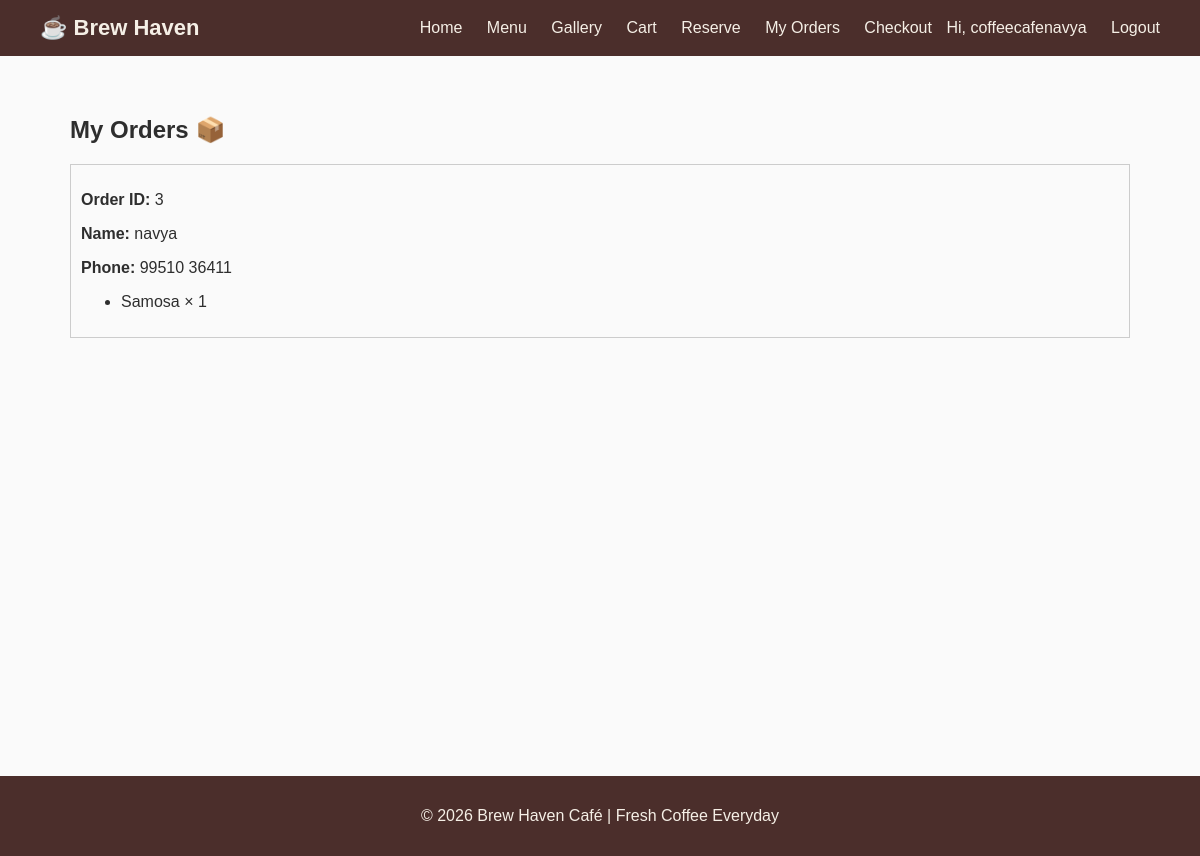
Page /orders/ (signed in) on the committed database.
### main/models.py (models this page shows, shortened)
class Order(models.Model):
    user = models.ForeignKey('auth.User', on_delete=models.CASCADE, null=True, blank=True)
    name = models.CharField(max_length=100)
    phone = models.CharField(max_length=15)
    address = models.TextField(blank=True)
    created_at = models.DateTimeField(auto_now_add=True)
    is_completed = models.BooleanField(default=False)

class OrderItem(models.Model):
    order = models.ForeignKey(Order, on_delete=models.CASCADE)
    item = models.ForeignKey(MenuItem, on_delete=models.CASCADE)
    quantity = models.IntegerField(default=1)

class MenuItem(models.Model):
    CATEGORY_CHOICES = (
        ('hot', 'Hot Coffee'),
        ('cold', 'Cold Coffee'),
        ('snacks', 'Snacks'),
        ('dessert', 'Desserts'),
    )
    name = models.CharField(max_length=100)
    description = models.TextField()
    price = models.IntegerField()
    category = models.CharField(max_length=20, choices=CATEGORY_CHOICES)
    image = models.ImageField(upload_to='menu_images/')

### main/views.py (the view)
# urls.py: path('orders/', views.order_history, name='order_history'),
@login_required(login_url='/login/')
def order_history(request):
    orders = Order.objects.filter(
        user=request.user,
        is_completed=True
    ).order_by('-id')
    return render(request, 'order_history.html', {'orders': orders})

### main/templates/order_history.html
{% extends 'base.html' %}
{% block content %}
<h2>My Orders 📦</h2>
{% if orders %}
    {% for order in orders %}
        <div style="border:1px solid #ccc; padding:10px; margin-bottom:10px;">
            <p><b>Order ID:</b> {{ order.id }}</p>
            <p><b>Name:</b> {{ order.name }}</p>
            <p><b>Phone:</b> {{ order.phone }}</p>
            <ul>
            {% for item in order.orderitem_set.all %}
                <li>
                    {{ item.item.name }} × {{ item.quantity }}
                </li>
            {% endfor %}
            </ul>
        </div>
    {% endfor %}
{% else %}
<p>No orders yet ☕</p>
{% endif %}
{% endblock %}

### main/templates/base.html (shortened to what this page needs)
<!DOCTYPE html>
<html lang="en">
<head>
    {% load static %}
    <link rel="stylesheet" href="{% static 'css/style.css' %}">
</head>
<body>
<header class="navbar">
    <div class="logo">☕ Brew Haven</div>
    <nav>
        <a href="/">Home</a>
        <a href="/menu/">Menu</a>
        <a href="/gallery/">Gallery</a>
        <a href="/cart/">Cart</a>
        <a href="/reserve/">Reserve</a>
        {% if user.is_authenticated %}
            <a href="/orders/">My Orders</a>
            <a href="/checkout/">Checkout</a>
            <span style="color:#F5EFE6; margin-left:10px;">
                Hi, {{ user.username }}
            </span>
            <a href="/logout/">Logout</a>
        {% else %}
            <a href="/login/">Login</a>
            <a href="/signup/">Signup</a>
        {% endif %}
    </nav>
</header>
<div class="content">
    {% block content %}
    {% endblock %}
</div>
<footer class="footer">
    <p>© 2026 Brew Haven Café | Fresh Coffee Everyday</p>
</footer>
</body>
</html>

### main/static/css/style.css (style rules this page uses)
body { margin: 0; font-family: 'Poppins', Arial, sans-serif; background-color: #FAFAFA; color: #2E2E2E; }
.navbar { display: flex; justify-content: space-between; align-items: center; padding: 15px 40px; background-color: #4B2E2B; }
.navbar .logo { font-size: 22px; font-weight: bold; color: #F5EFE6; }
.navbar a { color: #F5EFE6; margin-left: 20px; text-decoration: none; font-weight: 500; transition: 0.3s; }
.content { padding: 40px 70px; min-height: 80vh; }
.footer { background-color: #4B2E2B; color: #F5EFE6; text-align: center; padding: 15px; }

### rows in the picture
Order: id "3", name "navya", phone "99510 36411"
OrderItem: item.name "Samosa", quantity "1"

### other values in the picture
{{ user.username }} "coffeecafenavya"
